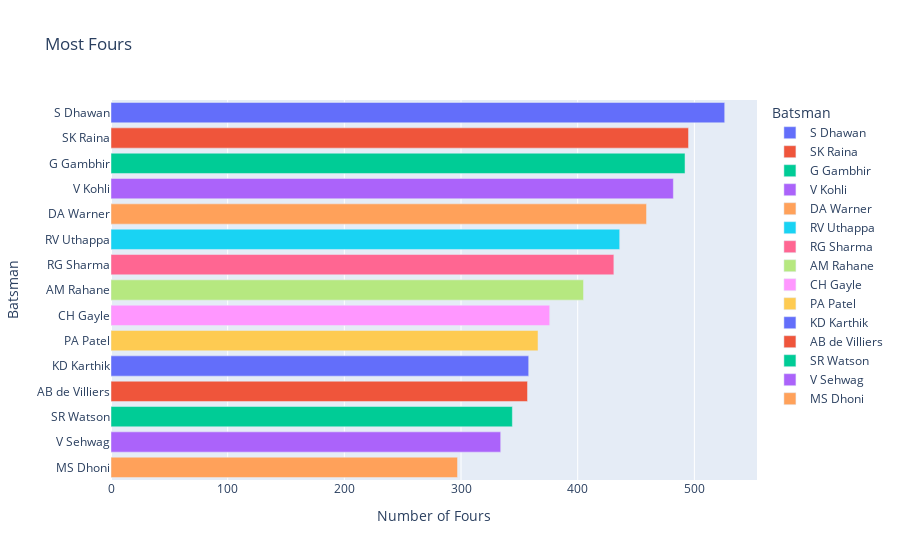

Source (notebook cell):
### Code cell
# most fours
def calc_most_fours(team):
    most_fours_df = deliveries_df[["batsman", "batsman_runs", "batting_team"]]
    most_fours_df = most_fours_df.loc[most_fours_df["batsman_runs"]==4]
    if team == "ALL":
        return most_fours_df["batsman"].value_counts().rename_axis("batsman_name").reset_index(name='counts').head(15)
        
    else:
        most_fours_df = most_fours_df.loc[most_fours_df["batting_team"]==team]
        return most_fours_df["batsman"].value_counts().rename_axis("batsman_name").reset_index(name='counts').head(15)
        
most_fours_df = calc_most_fours("ALL")

px.bar(data_frame=most_fours_df, x="counts", y="batsman_name",orientation="h", color="batsman_name", title="Most Fours", labels={"batsman_name": "Batsman", "counts": "Number of Fours"})

### Figure 1 — Plotly figure (JSON) as saved in the notebook; plotly's stock layout.template omitted (floating-point values rounded to 4 significant figures)
{"data": [{"alignmentgroup": "True", "hovertemplate": "Batsman=%{y}<br>Number of Fours=%{x}<extra></extra>", "legendgroup": "S Dhawan", "marker": {"color": "#636efa"}, "name": "S Dhawan", "offsetgroup": "S Dhawan", "orientation": "h", "showlegend": true, "textposition": "auto", "type": "bar", "x": [526], "xaxis": "x", "y": ["S Dhawan"], "yaxis": "y"}, {"alignmentgroup": "True", "hovertemplate": "Batsman=%{y}<br>Number of Fours=%{x}<extra></extra>", "legendgroup": "SK Raina", "marker": {"color": "#EF553B"}, "name": "SK Raina", "offsetgroup": "SK Raina", "orientation": "h", "showlegend": true, "textposition": "auto", "type": "bar", "x": [495], "xaxis": "x", "y": ["SK Raina"], "yaxis": "y"}, {"alignmentgroup": "True", "hovertemplate": "Batsman=%{y}<br>Number of Fours=%{x}<extra></extra>", "legendgroup": "G Gambhir", "marker": {"color": "#00cc96"}, "name": "G Gambhir", "offsetgroup": "G Gambhir", "orientation": "h", "showlegend": true, "textposition": "auto", "type": "bar", "x": [492], "xaxis": "x", "y": ["G Gambhir"], "yaxis": "y"}, {"alignmentgroup": "True", "hovertemplate": "Batsman=%{y}<br>Number of Fours=%{x}<extra></extra>", "legendgroup": "V Kohli", "marker": {"color": "#ab63fa"}, "name": "V Kohli", "offsetgroup": "V Kohli", "orientation": "h", "showlegend": true, "textposition": "auto", "type": "bar", "x": [482], "xaxis": "x", "y": ["V Kohli"], "yaxis": "y"}, {"alignmentgroup": "True", "hovertemplate": "Batsman=%{y}<br>Number of Fours=%{x}<extra></extra>", "legendgroup": "DA Warner", "marker": {"color": "#FFA15A"}, "name": "DA Warner", "offsetgroup": "DA Warner", "orientation": "h", "showlegend": true, "textposition": "auto", "type": "bar", "x": [459], "xaxis": "x", "y": ["DA Warner"], "yaxis": "y"}, {"alignmentgroup": "True", "hovertemplate": "Batsman=%{y}<br>Number of Fours=%{x}<extra></extra>", "legendgroup": "RV Uthappa", "marker": {"color": "#19d3f3"}, "name": "RV Uthappa", "offsetgroup": "RV Uthappa", "orientation": "h", "showlegend": true, "textposition": "auto", "type": "bar", "x": [436], "xaxis": "x", "y": ["RV Uthappa"], "yaxis": "y"}, {"alignmentgroup": "True", "hovertemplate": "Batsman=%{y}<br>Number of Fours=%{x}<extra></extra>", "legendgroup": "RG Sharma", "marker": {"color": "#FF6692"}, "name": "RG Sharma", "offsetgroup": "RG Sharma", "orientation": "h", "showlegend": true, "textposition": "auto", "type": "bar", "x": [431], "xaxis": "x", "y": ["RG Sharma"], "yaxis": "y"}, {"alignmentgroup": "True", "hovertemplate": "Batsman=%{y}<br>Number of Fours=%{x}<extra></extra>", "legendgroup": "AM Rahane", "marker": {"color": "#B6E880"}, "name": "AM Rahane", "offsetgroup": "AM Rahane", "orientation": "h", "showlegend": true, "textposition": "auto", "type": "bar", "x": [405], "xaxis": "x", "y": ["AM Rahane"], "yaxis": "y"}, {"alignmentgroup": "True", "hovertemplate": "Batsman=%{y}<br>Number of Fours=%{x}<extra></extra>", "legendgroup": "CH Gayle", "marker": {"color": "#FF97FF"}, "name": "CH Gayle", "offsetgroup": "CH Gayle", "orientation": "h", "showlegend": true, "textposition": "auto", "type": "bar", "x": [376], "xaxis": "x", "y": ["CH Gayle"], "yaxis": "y"}, {"alignmentgroup": "True", "hovertemplate": "Batsman=%{y}<br>Number of Fours=%{x}<extra></extra>", "legendgroup": "PA Patel", "marker": {"color": "#FECB52"}, "name": "PA Patel", "offsetgroup": "PA Patel", "orientation": "h", "showlegend": true, "textposition": "auto", "type": "bar", "x": [366], "xaxis": "x", "y": ["PA Patel"], "yaxis": "y"}, {"alignmentgroup": "True", "hovertemplate": "Batsman=%{y}<br>Number of Fours=%{x}<extra></extra>", "legendgroup": "KD Karthik", "marker": {"color": "#636efa"}, "name": "KD Karthik", "offsetgroup": "KD Karthik", "orientation": "h", "showlegend": true, "textposition": "auto", "type": "bar", "x": [358], "xaxis": "x", "y": ["KD Karthik"], "yaxis": "y"}, {"alignmentgroup": "True", "hovertemplate": "Batsman=%{y}<br>Number of Fours=%{x}<extra></extra>", "legendgroup": "AB de Villiers", "marker": {"color": "#EF553B"}, "name": "AB de Villiers", "offsetgroup": "AB de Villiers", "orientation": "h", "showlegend": true, "textposition": "auto", "type": "bar", "x": [357], "xaxis": "x", "y": ["AB de Villiers"], "yaxis": "y"}, {"alignmentgroup": "True", "hovertemplate": "Batsman=%{y}<br>Number of Fours=%{x}<extra></extra>", "legendgroup": "SR Watson", "marker": {"color": "#00cc96"}, "name": "SR Watson", "offsetgroup": "SR Watson", "orientation": "h", "showlegend": true, "textposition": "auto", "type": "bar", "x": [344], "xaxis": "x", "y": ["SR Watson"], "yaxis": "y"}, {"alignmentgroup": "True", "hovertemplate": "Batsman=%{y}<br>Number of Fours=%{x}<extra></extra>", "legendgroup": "V Sehwag", "marker": {"color": "#ab63fa"}, "name": "V Sehwag", "offsetgroup": "V Sehwag", "orientation": "h", "showlegend": true, "textposition": "auto", "type": "bar", "x": [334], "xaxis": "x", "y": ["V Sehwag"], "yaxis": "y"}, {"alignmentgroup": "True", "hovertemplate": "Batsman=%{y}<br>Number of Fours=%{x}<extra></extra>", "legendgroup": "MS Dhoni", "marker": {"color": "#FFA15A"}, "name": "MS Dhoni", "offsetgroup": "MS Dhoni", "orientation": "h", "showlegend": true, "textposition": "auto", "type": "bar", "x": [297], "xaxis": "x", "y": ["MS Dhoni"], "yaxis": "y"}], "layout": {"barmode": "relative", "legend": {"title": {"text": "Batsman"}, "tracegroupgap": 0}, "title": {"text": "Most Fours"}, "xaxis": {"anchor": "y", "domain": [0, 1], "title": {"text": "Number of Fours"}}, "yaxis": {"anchor": "x", "categoryarray": ["MS Dhoni", "V Sehwag", "SR Watson", "AB de Villiers", "KD Karthik", "PA Patel", "CH Gayle", "AM Rahane", "RG Sharma", "RV Uthappa", "DA Warner", "V Kohli", "G Gambhir", "SK Raina", "S Dhawan"], "categoryorder": "array", "domain": [0, 1], "title": {"text": "Batsman"}}}}
